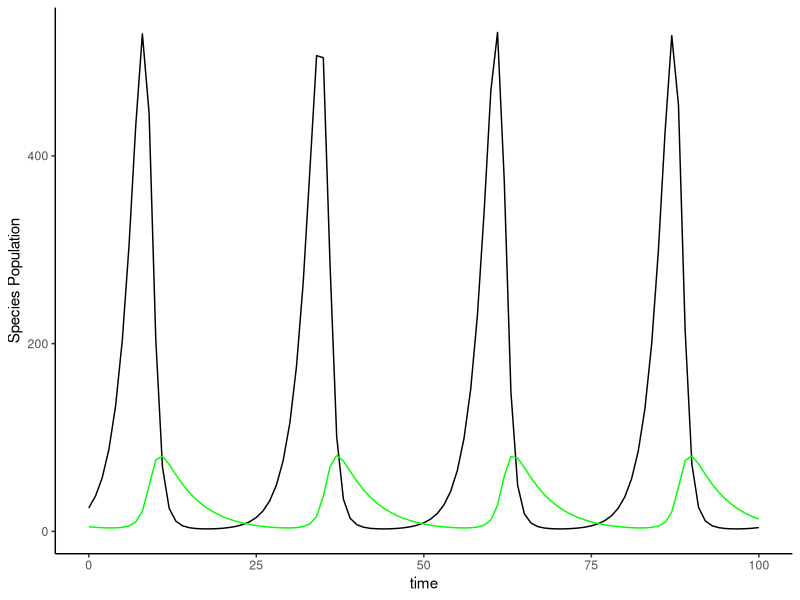
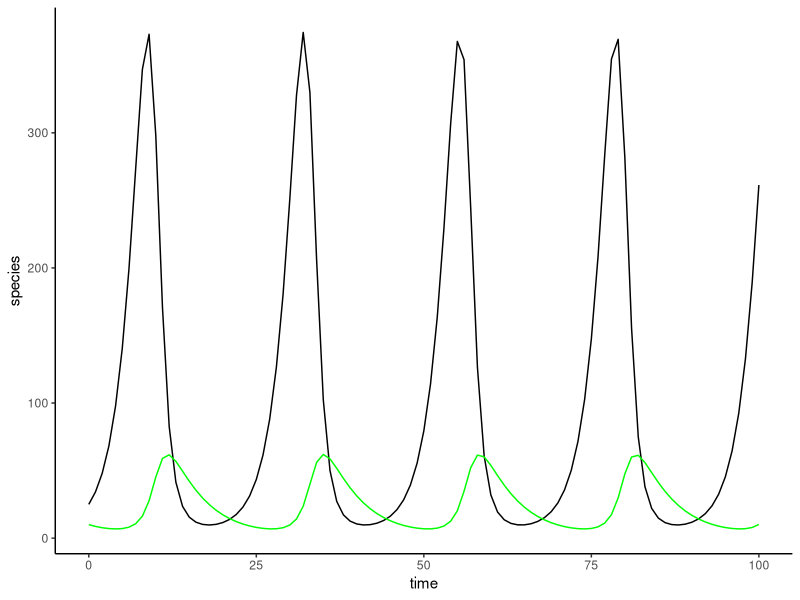
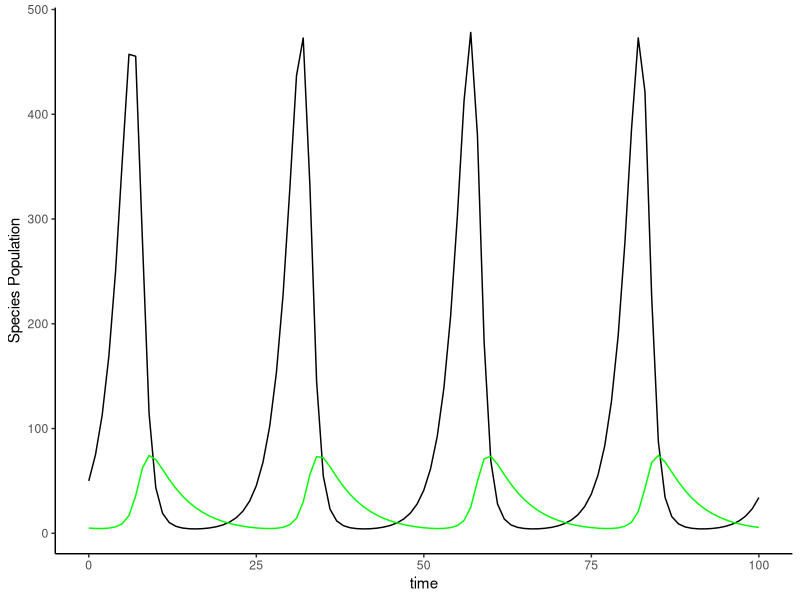

Reproduce these figures in R, in order. (Note: this script raises an error after producing the figures.)
rm(list=ls())
##Mac
library(deSolve)
library(ggplot2)

#define lotka-volterra competition model simulation
LVCR=function(t,y,p){
  H=y[1]# herbavor population
  P=y[2]# predator population
  
  b=p[1]# prey birth rate
  a=p[2]# predator attack rate
  e=p[3]# conversion efficeiency of prey to predtors
  s=p[4]# predator death rat3
  
  dHdt=b*H-a*P*H
  dPdt=e*a*P*H-s*P
  
  return(list(c(dHdt,dPdt)))
}
#sim 1
times=0:100#timestep 0.1
y0=c(25,5)
# params=c(b,a,e,s)
params=c(0.5,0.02,0.1,0.2)
sim=ode(y=y0,times=times,func=LVCR,parms=params)
out=data.frame(time=sim[,1],herb=sim[,2],pred=sim[,3])

ggplot(out,aes(x=time,y=herb))+
  geom_line()+theme_classic()+
  geom_line(data=out,mapping=aes(x=time,y=pred),color='green')+
  theme_classic()+ylab('Species Population')

#sim2 double predator population
times=0:100#timestep 0.1
y0=c(25,10)
params=c(0.5,0.02,0.1,0.2)
sim=ode(y=y0,times=times,func=LVCR,parms=params)
out=data.frame(time=sim[,1],herb=sim[,2],pred=sim[,3])

ggplot(out,aes(x=time,y=herb))+
  geom_line()+theme_classic()+
  geom_line(data=out,mapping=aes(x=time,y=pred),color='green')+
  theme_classic()+ylab('species')

#sim3 double prey population
times=0:100#timestep 0.1
y0=c(50,5)
params=c(0.5,0.02,0.1,0.2)
sim=ode(y=y0,times=times,func=LVCR,parms=params)
out=data.frame(time=sim[,1],herb=sim[,2],pred=sim[,3])

ggplot(out,aes(x=time,y=herb))+
  geom_line()+theme_classic()+
  geom_line(data=out,mapping=aes(x=time,y=pred),color='green')+
  theme_classic()+ylab('Species Population')


####number 2######
RMmodel=function(t,y,p){
  #state variables
  H=y[1] #herbivore population
  P=y[2] #predator population 
  
  #parameters
  b=p[1] # prey birth rate
  e=p[2] # conversion efficiency
  s=p[3] # predator death rate
  w=p[4] # saturating function
  d=p[5] # handling time
  alpha=p[6] # prey self limitation
  
  # calculate change in state variables with time, given parameter values and current value of state variables
  dHdt=(b*H*(1-alpha*H))-(w*(H/(d+H))*P)
  dPdt=(e*w*(H/(d+H))*P)-s*P
  # return list containing change in state variables with time
  return(list(c(dHdt, dPdt)))
}

# Scenario 1
### Define parameters, initial values for state variables, and time steps
# params=c(b, e, s, w, d, alpha)
params=c(0.8, 0.07, 0.2, 5, 400, 0.001)
# inits=c(H, P)
inits=c(500,120)
# times=sequence of time steps
times=seq(from=1, to=300, by = 1)
### Simulate the model using ode()
modelSim=ode(y=inits,times=times,func=RMmodel,parms=params)
modelDF=melt(data.frame(time=modelSim[,1], H=modelSim[,2], P=modelSim[,3]), id.vars = "time", variable.name = "population", value.name = "density")

a=ggplot(modelDF, aes(x=time, y=density, group=population))+
  geom_line(aes(color=population))+
  theme_classic()+ylab("population density")
a
